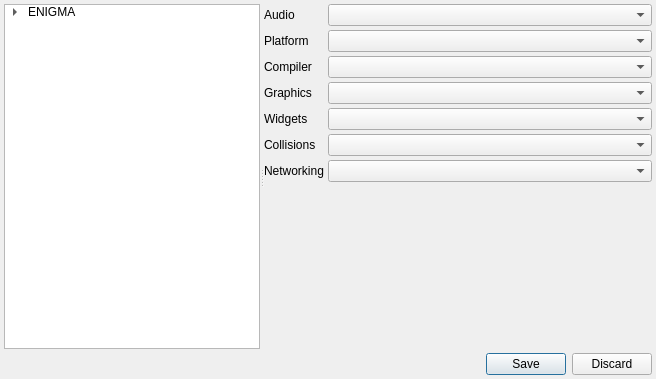
<?xml version="1.0" encoding="UTF-8"?>
<ui version="4.0">
 <class>SettingsEditor</class>
 <widget class="QWidget" name="SettingsEditor">
  <property name="geometry">
   <rect>
    <x>0</x>
    <y>0</y>
    <width>656</width>
    <height>379</height>
   </rect>
  </property>
  <property name="sizePolicy">
   <sizepolicy hsizetype="Preferred" vsizetype="Preferred">
    <horstretch>0</horstretch>
    <verstretch>0</verstretch>
   </sizepolicy>
  </property>
  <property name="windowTitle">
   <string>Settings</string>
  </property>
  <property name="windowIcon">
   <iconset resource="../images.qrc">
    <normaloff>:/resources/settings.png</normaloff>:/resources/settings.png</iconset>
  </property>
  <layout class="QVBoxLayout" name="verticalLayout" stretch="1,0">
   <property name="spacing">
    <number>4</number>
   </property>
   <property name="leftMargin">
    <number>4</number>
   </property>
   <property name="topMargin">
    <number>4</number>
   </property>
   <property name="rightMargin">
    <number>4</number>
   </property>
   <property name="bottomMargin">
    <number>4</number>
   </property>
   <item>
    <widget class="QSplitter" name="splitter">
     <property name="orientation">
      <enum>Qt::Horizontal</enum>
     </property>
     <widget class="QTreeWidget" name="treeWidget">
      <property name="sizePolicy">
       <sizepolicy hsizetype="Expanding" vsizetype="Expanding">
        <horstretch>0</horstretch>
        <verstretch>0</verstretch>
       </sizepolicy>
      </property>
      <attribute name="headerVisible">
       <bool>false</bool>
      </attribute>
      <column>
       <property name="text">
        <string>1</string>
       </property>
      </column>
      <item>
       <property name="text">
        <string>ENIGMA</string>
       </property>
       <item>
        <property name="text">
         <string>General</string>
        </property>
       </item>
       <item>
        <property name="text">
         <string>API</string>
        </property>
       </item>
       <item>
        <property name="text">
         <string>Extensions</string>
        </property>
       </item>
      </item>
     </widget>
     <widget class="QStackedWidget" name="stackedWidget">
      <property name="sizePolicy">
       <sizepolicy hsizetype="Preferred" vsizetype="Preferred">
        <horstretch>1</horstretch>
        <verstretch>0</verstretch>
       </sizepolicy>
      </property>
      <widget class="QWidget" name="API">
       <layout class="QFormLayout" name="formLayout">
        <property name="labelAlignment">
         <set>Qt::AlignLeading|Qt::AlignLeft|Qt::AlignVCenter</set>
        </property>
        <property name="horizontalSpacing">
         <number>4</number>
        </property>
        <property name="verticalSpacing">
         <number>4</number>
        </property>
        <property name="leftMargin">
         <number>0</number>
        </property>
        <property name="topMargin">
         <number>0</number>
        </property>
        <property name="rightMargin">
         <number>0</number>
        </property>
        <property name="bottomMargin">
         <number>0</number>
        </property>
        <item row="0" column="0">
         <widget class="QLabel" name="audioLabel">
          <property name="text">
           <string>Audio</string>
          </property>
         </widget>
        </item>
        <item row="1" column="0">
         <widget class="QLabel" name="platformLabel">
          <property name="text">
           <string>Platform</string>
          </property>
         </widget>
        </item>
        <item row="2" column="0">
         <widget class="QLabel" name="compilerLabel">
          <property name="text">
           <string>Compiler</string>
          </property>
         </widget>
        </item>
        <item row="3" column="0">
         <widget class="QLabel" name="graphicsLabel">
          <property name="text">
           <string>Graphics</string>
          </property>
         </widget>
        </item>
        <item row="4" column="0">
         <widget class="QLabel" name="widgetsLabel">
          <property name="text">
           <string>Widgets</string>
          </property>
         </widget>
        </item>
        <item row="5" column="0">
         <widget class="QLabel" name="collisionsLabel">
          <property name="text">
           <string>Collisions</string>
          </property>
         </widget>
        </item>
        <item row="6" column="0">
         <widget class="QLabel" name="networkingLabel">
          <property name="text">
           <string>Networking</string>
          </property>
         </widget>
        </item>
        <item row="0" column="1">
         <widget class="QComboBox" name="audioCombo"/>
        </item>
        <item row="1" column="1">
         <widget class="QComboBox" name="platformCombo"/>
        </item>
        <item row="2" column="1">
         <widget class="QComboBox" name="compilerCombo"/>
        </item>
        <item row="3" column="1">
         <widget class="QComboBox" name="graphicsCombo"/>
        </item>
        <item row="4" column="1">
         <widget class="QComboBox" name="widgetsCombo"/>
        </item>
        <item row="5" column="1">
         <widget class="QComboBox" name="collisionsCombo"/>
        </item>
        <item row="6" column="1">
         <widget class="QComboBox" name="networkingCombo"/>
        </item>
       </layout>
      </widget>
     </widget>
    </widget>
   </item>
   <item>
    <widget class="QDialogButtonBox" name="buttonBox">
     <property name="standardButtons">
      <set>QDialogButtonBox::Discard|QDialogButtonBox::Save</set>
     </property>
    </widget>
   </item>
  </layout>
 </widget>
 <resources>
  <include location="../images.qrc"/>
 </resources>
 <connections/>
</ui>
